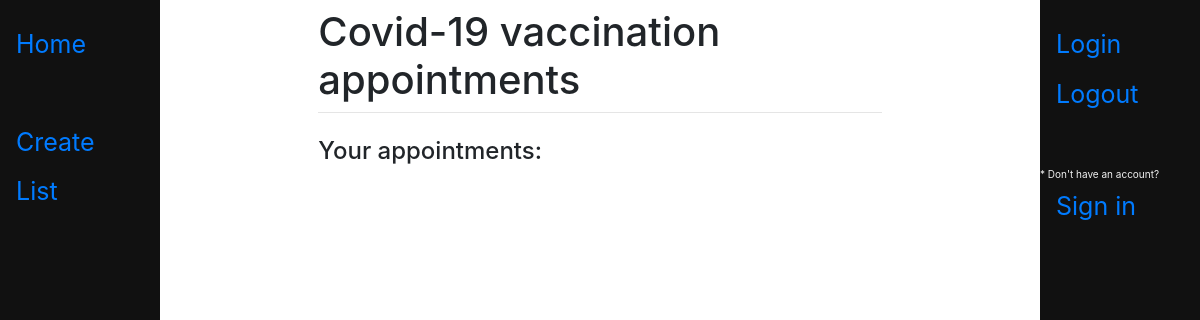
The page /list/ (signed in) on the database as committed earlier.
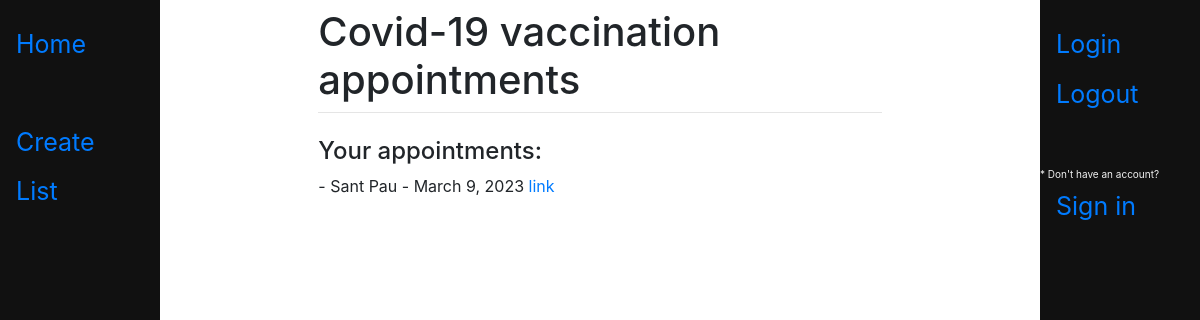
The same page on the database as committed later.
### main/models.py (models this page shows, shortened)
class Appointment(models.Model):
    user = models.ForeignKey(User, on_delete=models.CASCADE, related_name="appointment", null=True)
    name = models.CharField(max_length=300)
    age = models.IntegerField(default=0, blank=False)
    address = models.CharField(max_length=300)
    phone = models.CharField(max_length=9)
    center = models.CharField(max_length=50)
    date = models.DateField()
    confirmation_code = models.CharField(max_length=8, unique=True)

### main/views.py (the view)
# urls.py: path("list/", views.list, name = "list"),
def list(response):
    return render (response, "main/list.html", {})

### main/templates/main/list.html (shortened to what this page needs)
{% extends 'main/base.html' %}
{% block content %}
    {% if user.is_authenticated %}
        <h4>Your appointments:</h4>
        {% for ap in user.appointment.all %}
            <p> - {{ap.center}} - {{ap.date}} <a href="/{{ap.id}}">link</a> </p>
        {% endfor %}
    {% else %}
        <p style="font-size:12px;"> You are not logged in! <a href="/login">  Log in now! </a> </p>
    {% endif %}
{% endblock %}

### main/templates/main/base.html (shortened to what this page needs)
<!doctype html>
<html>
    <link rel="stylesheet" href="https://stackpath.bootstrapcdn.com/bootstrap/4.3.1/css/bootstrap.min.css">
    <head>
    </head>
    <body>
        <div class="sidenav">
            <a href="/">Home</a>
            <br>
            <br>
            <a href="/create">Create</a>
            <a href="/list">List</a>
        </div>
        <div class="sidenav2">
            <a href="/login">Login</a>
            <a href="/logout">Logout</a>
            <a href=""></a>
            <a href=""></a>
            <a href=""></a>
            <a href=""></a>
            <p style="color:#f1f1f1;font-size:10px;"> *  Don't have an account? <a href="/register"> Sign in </a>  </p>
        </div>
        <div id="content", name="content", class = "main">
            <div class="row justify-content-center">
                <div class="col-8">
                    <h1 class="mt-2">Covid-19 vaccination appointments</h1>
                    <hr class="mt-0 mb-4">
                    {% block content %}
                    {% endblock %}
                </div>
            </div>
        </div>
    </body>
</html>

### main/templates/main/base.html (style rules this page uses)
.sidenav { height: 100%; width: 160px; position: fixed; z-index: 1; top: 0; left: 0; background-color:#111; overflow-x: hidden ; padding-top: 20px; }
.sidenav a { padding: 6px 8px 6px 16px; text-decoration: none; font-size: 25px; font: #818181; display: block; }
.sidenav2 { height: 100%; width: 160px; position: fixed; z-index: 1; top: 0; right: 0; background-color:#111; overflow-x: hidden ; padding-top: 20px; }
.sidenav2 a { padding: 6px 8px 6px 16px; text-decoration: none; font-size: 25px; font: #818181; display: block; }
.main { margin-left: 160px ; margin-right: 160px ; padding: 0px 10px; }

Rows that differ between the two databases and show on the page:
added Appointment: center "Sant Pau", date "March 9, 2023"
